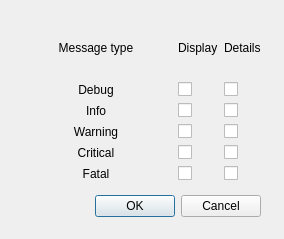
<?xml version="1.0" encoding="UTF-8"?>
<ui version="4.0">
 <class>DialogLogSettings</class>
 <widget class="QDialog" name="DialogLogSettings">
  <property name="geometry">
   <rect>
    <x>0</x>
    <y>0</y>
    <width>284</width>
    <height>239</height>
   </rect>
  </property>
  <property name="windowTitle">
   <string>Log window settings</string>
  </property>
  <widget class="QDialogButtonBox" name="buttonBox">
   <property name="geometry">
    <rect>
     <x>80</x>
     <y>190</y>
     <width>181</width>
     <height>32</height>
    </rect>
   </property>
   <property name="orientation">
    <enum>Qt::Horizontal</enum>
   </property>
   <property name="standardButtons">
    <set>QDialogButtonBox::Cancel|QDialogButtonBox::Ok</set>
   </property>
  </widget>
  <widget class="QWidget" name="gridLayoutWidget">
   <property name="geometry">
    <rect>
     <x>20</x>
     <y>20</y>
     <width>241</width>
     <height>161</height>
    </rect>
   </property>
   <layout class="QGridLayout" name="gridLayout">
    <item row="0" column="2">
     <widget class="QLabel" name="label_3">
      <property name="text">
       <string>Details</string>
      </property>
     </widget>
    </item>
    <item row="1" column="0">
     <widget class="QLabel" name="label_4">
      <property name="text">
       <string>Debug</string>
      </property>
      <property name="alignment">
       <set>Qt::AlignCenter</set>
      </property>
     </widget>
    </item>
    <item row="3" column="0">
     <widget class="QLabel" name="label_6">
      <property name="text">
       <string>Warning</string>
      </property>
      <property name="alignment">
       <set>Qt::AlignCenter</set>
      </property>
     </widget>
    </item>
    <item row="0" column="0">
     <widget class="QLabel" name="label">
      <property name="text">
       <string>Message type</string>
      </property>
      <property name="alignment">
       <set>Qt::AlignCenter</set>
      </property>
     </widget>
    </item>
    <item row="4" column="0">
     <widget class="QLabel" name="label_7">
      <property name="text">
       <string>Critical</string>
      </property>
      <property name="alignment">
       <set>Qt::AlignCenter</set>
      </property>
     </widget>
    </item>
    <item row="2" column="0">
     <widget class="QLabel" name="label_5">
      <property name="text">
       <string>Info</string>
      </property>
      <property name="alignment">
       <set>Qt::AlignCenter</set>
      </property>
     </widget>
    </item>
    <item row="0" column="1">
     <widget class="QLabel" name="label_2">
      <property name="text">
       <string>Display</string>
      </property>
     </widget>
    </item>
    <item row="5" column="0">
     <widget class="QLabel" name="label_8">
      <property name="text">
       <string>Fatal</string>
      </property>
      <property name="alignment">
       <set>Qt::AlignCenter</set>
      </property>
     </widget>
    </item>
    <item row="1" column="1">
     <widget class="QCheckBox" name="checkDisplayDebug">
      <property name="sizePolicy">
       <sizepolicy hsizetype="Maximum" vsizetype="Fixed">
        <horstretch>0</horstretch>
        <verstretch>0</verstretch>
       </sizepolicy>
      </property>
      <property name="text">
       <string/>
      </property>
      <attribute name="buttonGroup">
       <string notr="true">buttonGroup</string>
      </attribute>
     </widget>
    </item>
    <item row="1" column="2">
     <widget class="QCheckBox" name="checkDetailsDebug">
      <property name="sizePolicy">
       <sizepolicy hsizetype="Maximum" vsizetype="Fixed">
        <horstretch>0</horstretch>
        <verstretch>0</verstretch>
       </sizepolicy>
      </property>
      <property name="text">
       <string/>
      </property>
      <attribute name="buttonGroup">
       <string notr="true">buttonGroup</string>
      </attribute>
     </widget>
    </item>
    <item row="2" column="1">
     <widget class="QCheckBox" name="checkDisplayInfo">
      <property name="sizePolicy">
       <sizepolicy hsizetype="Maximum" vsizetype="Fixed">
        <horstretch>0</horstretch>
        <verstretch>0</verstretch>
       </sizepolicy>
      </property>
      <property name="text">
       <string/>
      </property>
      <attribute name="buttonGroup">
       <string notr="true">buttonGroup</string>
      </attribute>
     </widget>
    </item>
    <item row="2" column="2">
     <widget class="QCheckBox" name="checkDetailsInfo">
      <property name="sizePolicy">
       <sizepolicy hsizetype="Maximum" vsizetype="Fixed">
        <horstretch>0</horstretch>
        <verstretch>0</verstretch>
       </sizepolicy>
      </property>
      <property name="text">
       <string/>
      </property>
      <attribute name="buttonGroup">
       <string notr="true">buttonGroup</string>
      </attribute>
     </widget>
    </item>
    <item row="3" column="1">
     <widget class="QCheckBox" name="checkDisplayWarning">
      <property name="sizePolicy">
       <sizepolicy hsizetype="Maximum" vsizetype="Fixed">
        <horstretch>0</horstretch>
        <verstretch>0</verstretch>
       </sizepolicy>
      </property>
      <property name="text">
       <string/>
      </property>
      <attribute name="buttonGroup">
       <string notr="true">buttonGroup</string>
      </attribute>
     </widget>
    </item>
    <item row="3" column="2">
     <widget class="QCheckBox" name="checkDetailsWarning">
      <property name="sizePolicy">
       <sizepolicy hsizetype="Maximum" vsizetype="Fixed">
        <horstretch>0</horstretch>
        <verstretch>0</verstretch>
       </sizepolicy>
      </property>
      <property name="text">
       <string/>
      </property>
      <attribute name="buttonGroup">
       <string notr="true">buttonGroup</string>
      </attribute>
     </widget>
    </item>
    <item row="4" column="1">
     <widget class="QCheckBox" name="checkDisplayCritical">
      <property name="sizePolicy">
       <sizepolicy hsizetype="Maximum" vsizetype="Fixed">
        <horstretch>0</horstretch>
        <verstretch>0</verstretch>
       </sizepolicy>
      </property>
      <property name="text">
       <string/>
      </property>
      <attribute name="buttonGroup">
       <string notr="true">buttonGroup</string>
      </attribute>
     </widget>
    </item>
    <item row="4" column="2">
     <widget class="QCheckBox" name="checkDetailsCritical">
      <property name="sizePolicy">
       <sizepolicy hsizetype="Maximum" vsizetype="Fixed">
        <horstretch>0</horstretch>
        <verstretch>0</verstretch>
       </sizepolicy>
      </property>
      <property name="text">
       <string/>
      </property>
      <attribute name="buttonGroup">
       <string notr="true">buttonGroup</string>
      </attribute>
     </widget>
    </item>
    <item row="5" column="1">
     <widget class="QCheckBox" name="checkDisplayFatal">
      <property name="sizePolicy">
       <sizepolicy hsizetype="Maximum" vsizetype="Fixed">
        <horstretch>0</horstretch>
        <verstretch>0</verstretch>
       </sizepolicy>
      </property>
      <property name="text">
       <string/>
      </property>
      <attribute name="buttonGroup">
       <string notr="true">buttonGroup</string>
      </attribute>
     </widget>
    </item>
    <item row="5" column="2">
     <widget class="QCheckBox" name="checkDetailsFatal">
      <property name="sizePolicy">
       <sizepolicy hsizetype="Maximum" vsizetype="Fixed">
        <horstretch>0</horstretch>
        <verstretch>0</verstretch>
       </sizepolicy>
      </property>
      <property name="text">
       <string/>
      </property>
      <attribute name="buttonGroup">
       <string notr="true">buttonGroup</string>
      </attribute>
     </widget>
    </item>
   </layout>
  </widget>
 </widget>
 <resources/>
 <connections>
  <connection>
   <sender>buttonBox</sender>
   <signal>accepted()</signal>
   <receiver>DialogLogSettings</receiver>
   <slot>accept()</slot>
   <hints>
    <hint type="sourcelabel">
     <x>248</x>
     <y>254</y>
    </hint>
    <hint type="destinationlabel">
     <x>157</x>
     <y>274</y>
    </hint>
   </hints>
  </connection>
  <connection>
   <sender>buttonBox</sender>
   <signal>rejected()</signal>
   <receiver>DialogLogSettings</receiver>
   <slot>reject()</slot>
   <hints>
    <hint type="sourcelabel">
     <x>316</x>
     <y>260</y>
    </hint>
    <hint type="destinationlabel">
     <x>286</x>
     <y>274</y>
    </hint>
   </hints>
  </connection>
 </connections>
 <buttongroups>
  <buttongroup name="buttonGroup">
   <property name="exclusive">
    <bool>false</bool>
   </property>
  </buttongroup>
 </buttongroups>
</ui>
